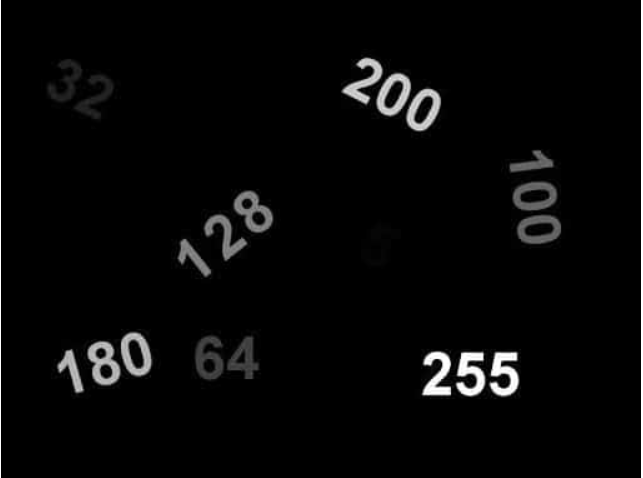
#> input picture Sources/pic9.png, 643 x 478 px, found by its file name
$ python lesson9.py
#> lines starting #> are read from the running program, lines starting #| are printed output that depends on the picture
import cv2
import numpy as np

img = cv2.imread('Sources/pic9.png', cv2.IMREAD_GRAYSCALE)
#> img: shape (478, 643); min 0, max 255, mean 7.6
# [8 lines of commented-out code are left out]
th, dst = cv2.threshold(img, 127, 255, cv2.THRESH_TOZERO)
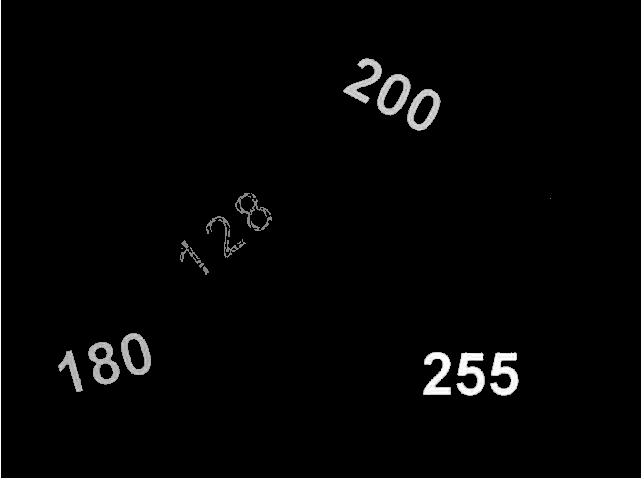
#> dst: shape (478, 643); min 0, max 255, mean 5.3
th, dst = cv2.threshold(img, 127, 255, cv2.THRESH_TOZERO_INV)
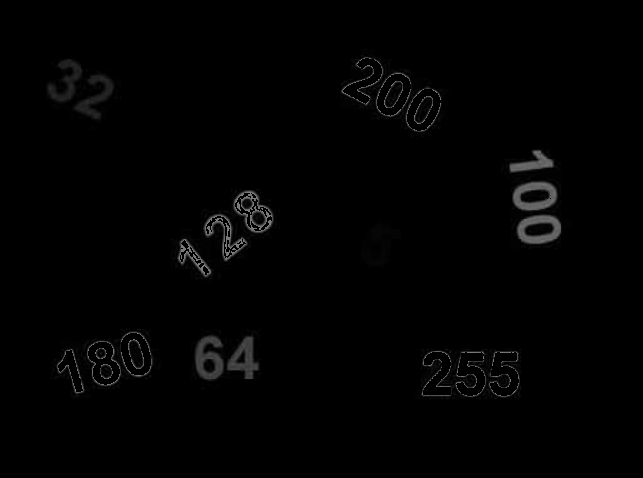
#> dst: shape (478, 643); min 0, max 127, mean 2.3
cv2.imwrite('Sources/thres_output.png', dst)
cv2.imshow('Original Image', img)
cv2.imshow('Thes Image', dst)
cv2.waitKey(0)
cv2.destroyAllWindows()

$ run again, with Sources/pic10.png copied over Sources/pic9.png
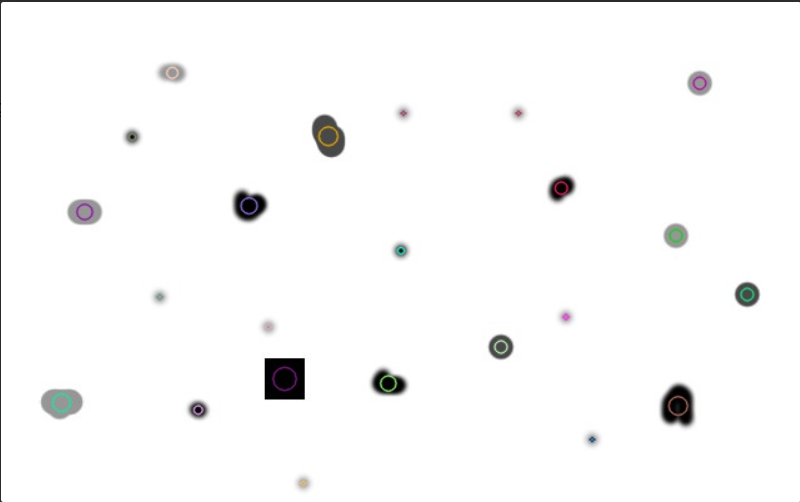
#> input picture Sources/pic10.png, 800 x 502 px, found by its file name
#> `th, dst = cv2.threshold(img, 127, 255, cv2.THRESH_TOZERO_INV)`:
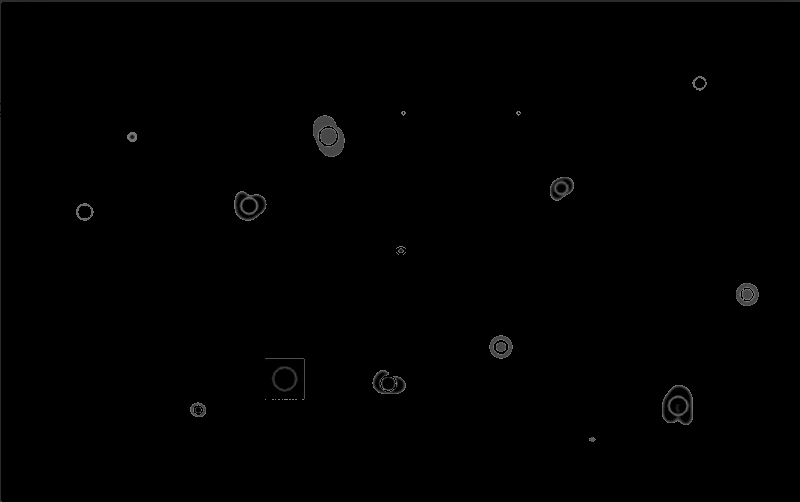
#> dst: shape (502, 800); min 0, max 127, mean 1

$ run again, with Sources/pic11.png copied over Sources/pic9.png
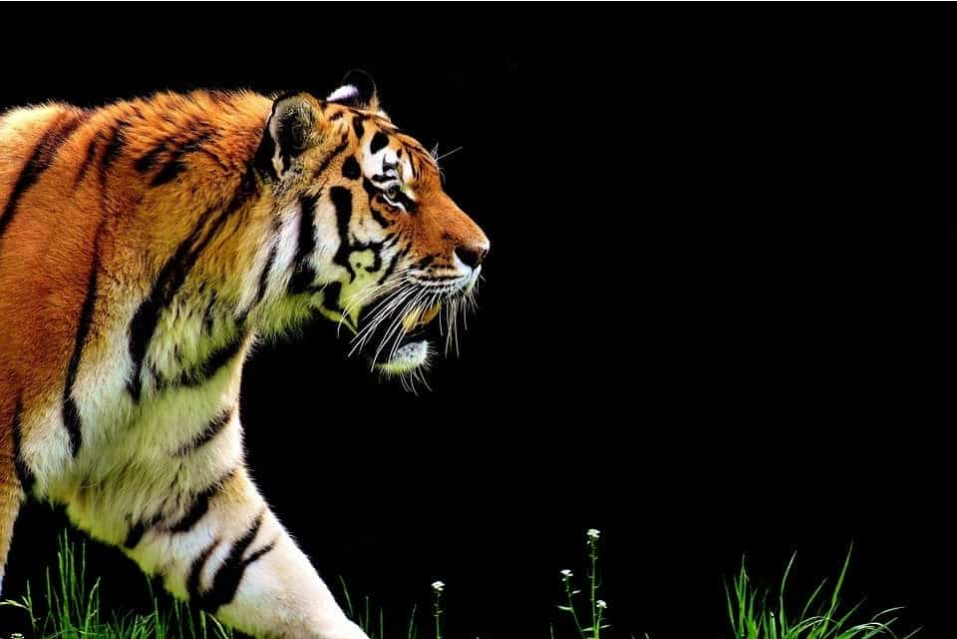
#> input picture Sources/pic11.png, 957 x 639 px, found by its file name
#> `img = cv2.imread('Sources/pic9.png', cv2.IMREAD_GRAYSCALE)`:
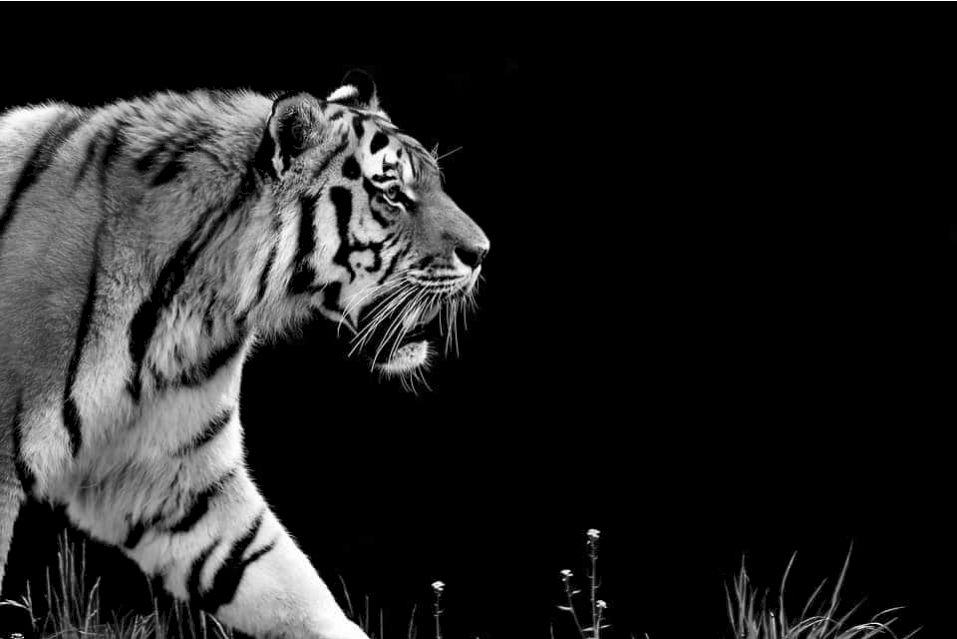
#> img: shape (639, 957); min 0, max 255, mean 34.5
#> `th, dst = cv2.threshold(img, 127, 255, cv2.THRESH_TOZERO_INV)`:
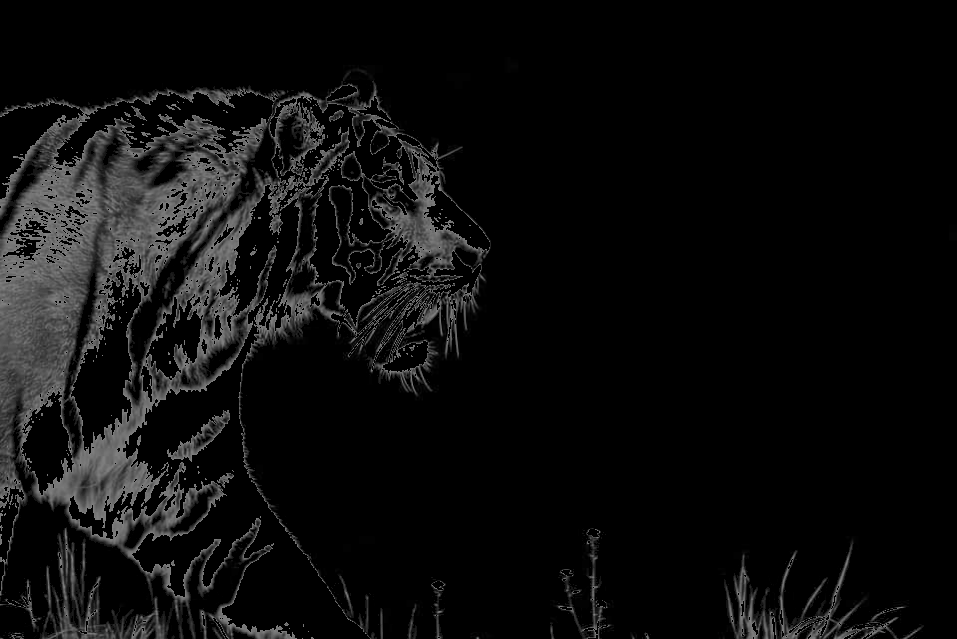
#> dst: shape (639, 957); min 0, max 127, mean 13.3

$ run again, with Sources/pic12.png copied over Sources/pic9.png
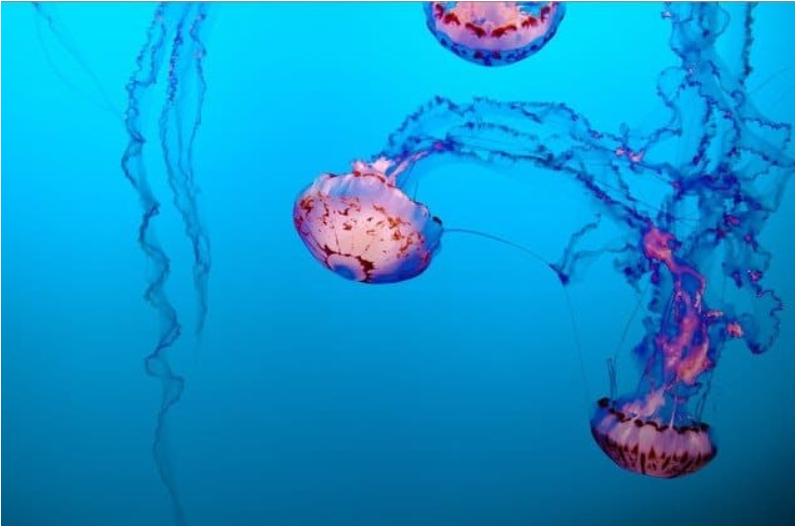
#> input picture Sources/pic12.png, 795 x 526 px, found by its file name
#> `img = cv2.imread('Sources/pic9.png', cv2.IMREAD_GRAYSCALE)`:
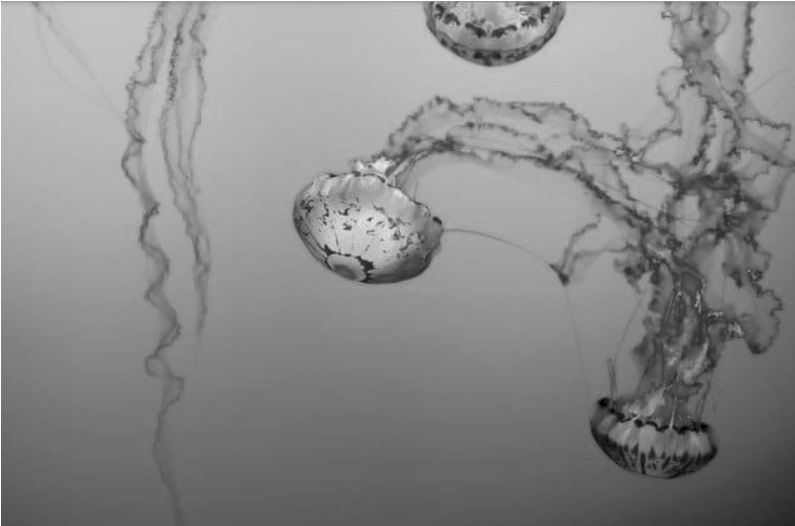
#> img: shape (526, 795); min 0, max 255, mean 137.6
#> `th, dst = cv2.threshold(img, 127, 255, cv2.THRESH_TOZERO_INV)`:
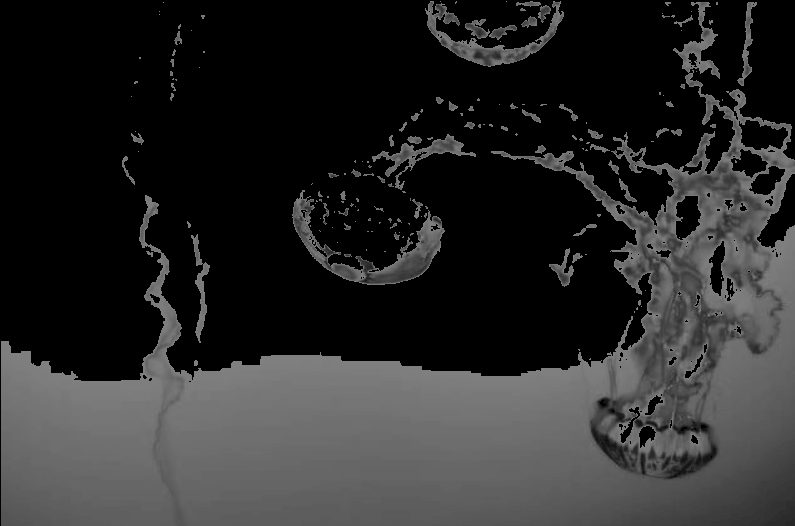
#> dst: shape (526, 795); min 0, max 127, mean 41.7
